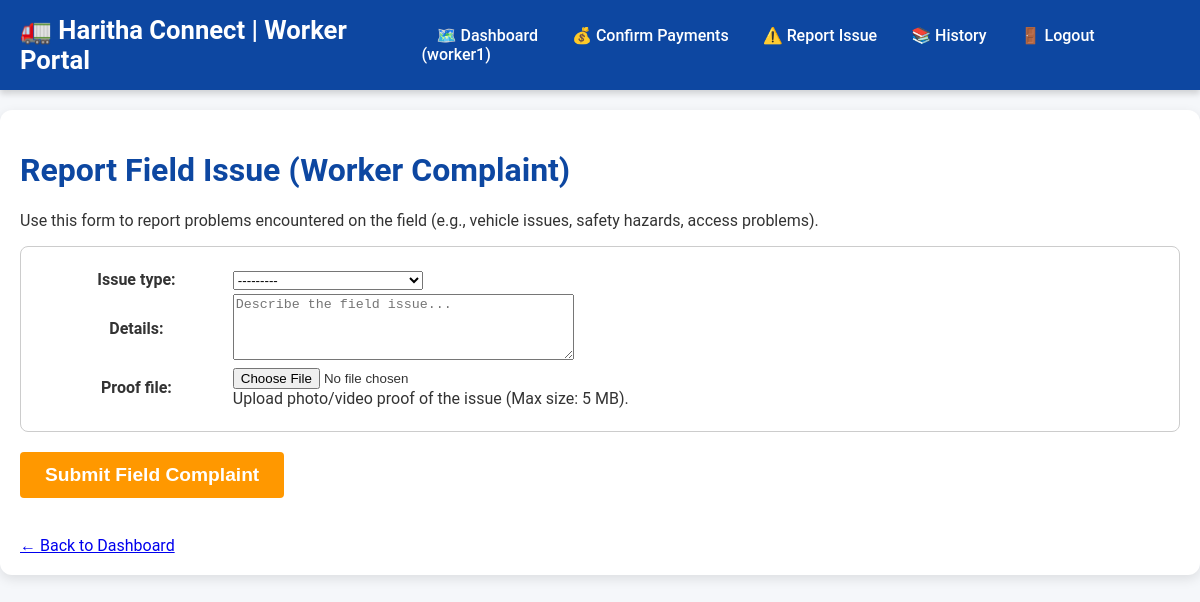
/workers/raise-field-issue/ (signed in), run on an earlier commit of the app's database.
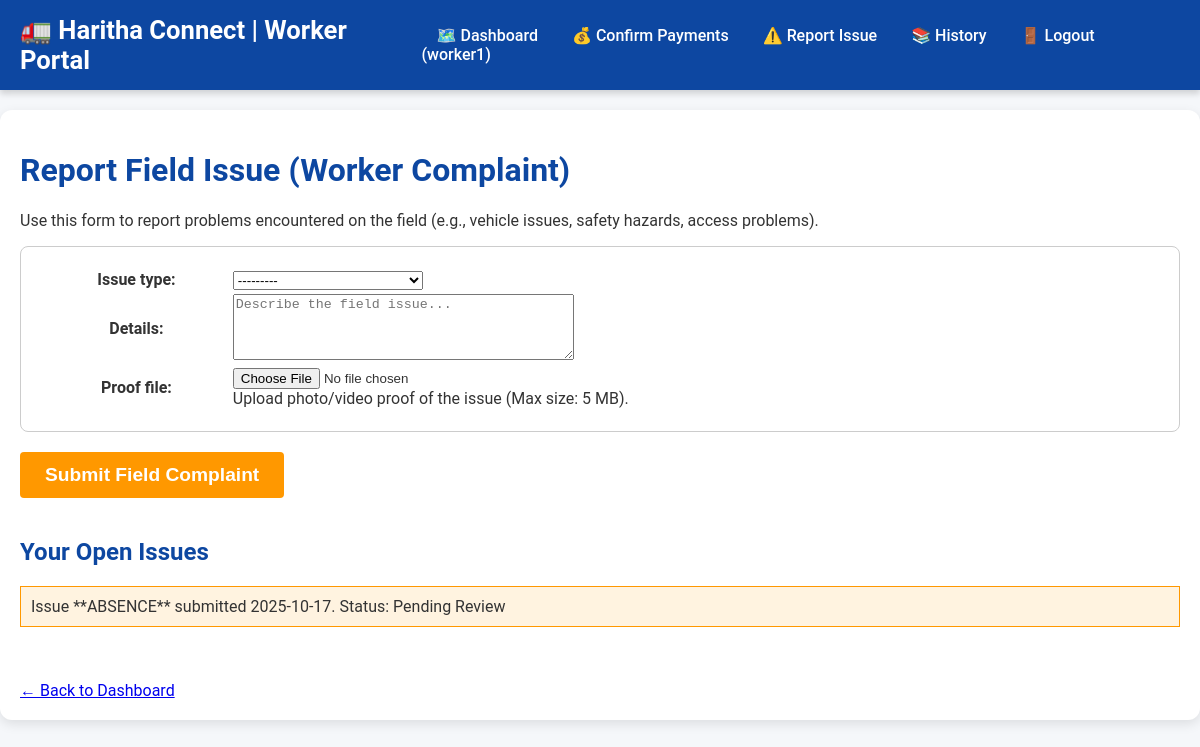
And on a later commit of the database.
### workers/models.py (models this page shows, shortened)
class WorkerComplaint(models.Model):
    worker = models.ForeignKey(WorkerProfile, on_delete=models.CASCADE)
    ISSUE_CHOICES = [
        ('ABSENCE', 'Worker Absence/Sick Leave'),
        ('VEHICLE', 'Vehicle/Truck Breakdown'),
        ('ACCESS', 'Access/Lockout Issue'),
        ('SAFETY', 'Safety/Hazardous Waste'),
        ('ROUTE', 'Route/Mapping Problem'),
        ('OTHER', 'Other Field Issue'),
    ]
    issue_type = models.CharField(max_length=50, choices=ISSUE_CHOICES)
    details = models.TextField()
    proof_file = models.FileField(upload_to='worker_complaint_proofs/', null=True, blank=True, help_text="Upload photo/video proof of the issue (Max size: 5 MB).")
    status = models.CharField(max_length=20, default='PENDING', choices=[
        ('PENDING', 'Pending Review'),
        ('RESOLVED', 'Resolved')
    ])
    submission_time = models.DateTimeField(default=timezone.now)

### workers/views.py (the view)
# urls.py: path('raise-field-issue/', views.raise_field_issue, name='raise_field_issue'),
@login_required(login_url='worker_login')
@user_passes_test(is_worker, login_url='worker_login')
def raise_field_issue(request):
    worker_profile = request.user.workerprofile
    if request.method == 'POST':
        form = WorkerComplaintForm(request.POST, request.FILES)
        if form.is_valid():
            complaint = form.save(commit=False)
            complaint.worker = worker_profile
            complaint.status = 'PENDING'
            complaint.save()
            messages.success(request, "Field issue reported successfully! Admin has been notified.")
            return redirect('worker_dashboard')
        else:
            messages.error(request, "Please correct the errors in the form.")
    else:
        form = WorkerComplaintForm()
    context = {
        'form': form,
        'open_complaints': WorkerComplaint.objects.filter(worker=worker_profile, status='PENDING')
    }
    return render(request, 'workers/raise_issue.html', context)

### workers/forms.py (shortened to what this page needs)
class WorkerComplaintForm(forms.ModelForm):
    class Meta:
        model = WorkerComplaint
        fields = ['issue_type', 'details', 'proof_file']
        widgets = {
            'details': forms.Textarea(attrs={'rows': 4, 'placeholder': 'Describe the field issue...'}),
            'proof_file': forms.FileInput(attrs={'accept': 'image/*,video/*'}),
        }

### workers/views.py (called while the page is built)
def is_worker(user):
    return WorkerProfile.objects.filter(user=user).exists()

### workers/templates/workers/raise_issue.html (shortened to what this page needs)
{% extends "workers/base.html" %}
{% block content %}
    <h1>Report Field Issue (Worker Complaint)</h1>
    <p>Use this form to report problems encountered on the field (e.g., vehicle issues, safety hazards, access problems).</p>
    <form method="post" enctype="multipart/form-data">
        <div style="border: 1px solid #ccc; padding: 20px; border-radius: 8px;">
            <table style="width: 100%;">
                {{ form.as_table }}
            </table>
        </div>
        <button type="submit"
                class="btn btn-warning"
                style="margin-top: 20px; padding: 12px 25px; font-size: 1.2em;">
            Submit Field Complaint
        </button>
    </form>
    {% if open_complaints %}
        <h2 style="margin-top: 40px;">Your Open Issues</h2>
        <ul style="list-style: none; padding: 0;">
            {% for complaint in open_complaints %}
                <li style="border: 1px solid #ff9800; padding: 10px; margin-bottom: 10px; background-color: #fff3e0;">
                    Issue **{{ complaint.issue_type }}** submitted {{ complaint.submission_time|date:"Y-m-d" }}. Status: {{ complaint.get_status_display }}
                </li>
            {% endfor %}
        </ul>
    {% endif %}
    <br><br></b>
    <a href="{% url 'worker_dashboard' %}" class="back-link">&larr; Back to Dashboard</a>
{% endblock %}

What changed in the data, as far as the page shows it:
added WorkerComplaint: issue_type "ABSENCE", submission_time "2025-10-17", status "Pending Review"
Also different on the page:
text now shown: "Your Open Issues"
